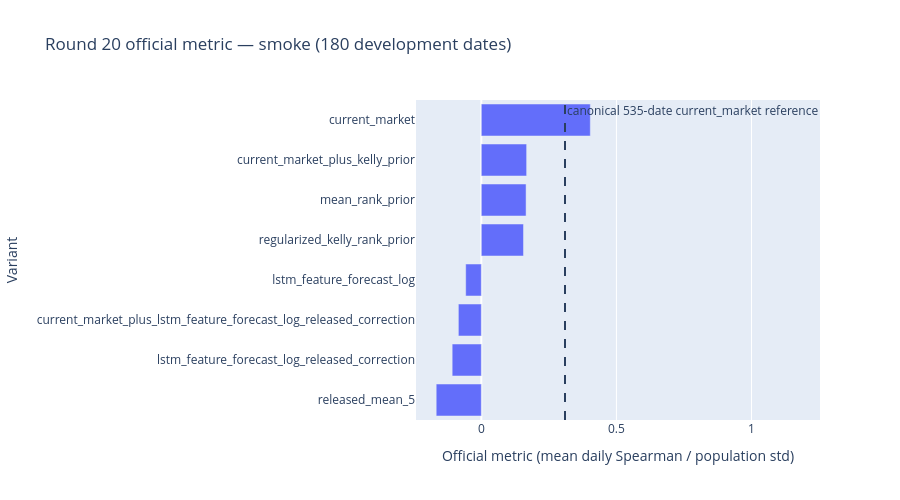

The code cell stored with this chart in its notebook:
### Code cell
fig = px.bar(
    scores.sort_values("official_metric"),
    x="official_metric", y="variant", orientation="h",
    title=f"Round 20 official metric — {summary['mode']} ({summary['development_dates']} development dates)",
    hover_data=["mean_daily_rank_correlation", "positive_correlation_fraction"],
)
fig.add_vline(x=summary["canonical_reference"]["expected_535_date_metric"], line_dash="dash", annotation_text="canonical 535-date current_market reference")
fig.update_layout(height=max(500, 34 * len(scores) + 140), xaxis_title="Official metric (mean daily Spearman / population std)", yaxis_title="Variant")
fig.show()

### Figure 1 — Plotly figure (JSON) as saved in the notebook; plotly's stock layout.template omitted (floating-point values rounded to 4 significant figures)
{"data": [{"customdata": [[-0.0471, 0.4556], [-0.02148, 0.4667], [-0.01681, 0.4833], [-0.01124, 0.5111], [0.005438, 0.5444], [0.02902, 0.5667], [0.005835, 0.5556], [0.07068, 0.6556]], "hovertemplate": "official_metric=%{x}<br>variant=%{y}<br>mean_daily_rank_correlation=%{customdata[0]}<br>positive_correlation_fraction=%{customdata[1]}<extra></extra>", "legendgroup": "", "marker": {"color": "#636efa", "pattern": {"shape": ""}}, "name": "", "orientation": "h", "showlegend": false, "textposition": "auto", "type": "bar", "x": [-0.167, -0.1079, -0.08494, -0.05783, 0.156, 0.1657, 0.1677, 0.4034], "xaxis": "x", "y": ["released_mean_5", "lstm_feature_forecast_log_released_correction", "current_market_plus_lstm_feature_forecast_log_released_correction", "lstm_feature_forecast_log", "regularized_kelly_rank_prior", "mean_rank_prior", "current_market_plus_kelly_prior", "current_market"], "yaxis": "y"}], "layout": {"annotations": [{"showarrow": false, "text": "canonical 535-date current_market reference", "x": 0.3097, "xanchor": "left", "xref": "x", "y": 1, "yanchor": "top", "yref": "y domain"}], "barmode": "relative", "height": 500, "legend": {"tracegroupgap": 0}, "shapes": [{"line": {"dash": "dash"}, "type": "line", "x0": 0.3097, "x1": 0.3097, "xref": "x", "y0": 0, "y1": 1, "yref": "y domain"}], "title": {"text": "Round 20 official metric — smoke (180 development dates)"}, "xaxis": {"anchor": "y", "domain": [0, 1], "title": {"text": "Official metric (mean daily Spearman / population std)"}}, "yaxis": {"anchor": "x", "domain": [0, 1], "title": {"text": "Variant"}}}}
